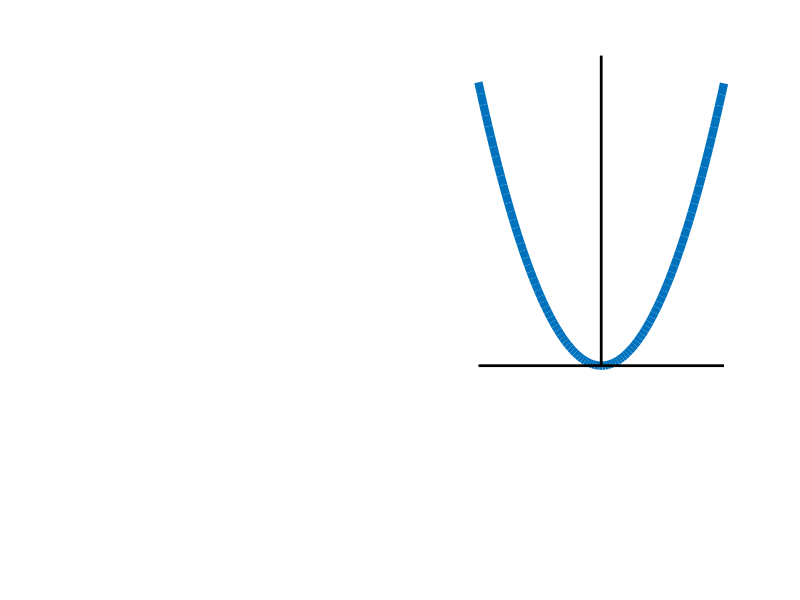

The MATLAB script that drew this image:
% Create a figure with 1080p resolution
figure('Position', [100, 100, 1300, 1080]);

% Define the coefficients
alpha1 = 138.2;
alpha11 = -1.625e+04;
alpha12 = -6.021e+06;
alpha111 = -1.431e+04;
alpha112 = 5.971e+06;
epsilon = 1e7;
Q11=0.0228;
C11=2.88e11;
C11=2.88e11;
C12=1.15e11;

% Scaling
ab=1e7;
alpha1=alpha1/ab;
alpha11=alpha11/ab;
alpha111=alpha111/ab;
alpha12=alpha12/ab;
alpha112=alpha112/ab;

C11=C11/ab;
C12=C12/ab;

K = (C11+2*C12)/3;

% Define values of T and P
T_values = [300];
P_values = [0.2];

% Define the range of epsilon values
epsilon_values = linspace(-100e7, 100e7, 100);
E_values = zeros(length(epsilon_values), length(P_values));

% Calculate E for each combination of P and epsilon
for i = 1:length(P_values)
    P = P_values(i);
    for j = 1:length(epsilon_values)
        epsilon = epsilon_values(j);
        T = T_values(1); % Assuming a single value for T from T_values
        a = 2*alpha1*(T-676)*P + 4*alpha11 * P.^3 + 6*alpha111 * P.^5 + 2*alpha12*P + 4*alpha112*P^3 + 2*Q11*epsilon^2*P - K*epsilon-2*Q11*epsilon*P^2;
        b = 0;
        c = 0; % Placeholder value for c
        E_values(j, i) = a + b + c;
    end
end

% Plot the results
hold on;
for i = 1:length(P_values)
    plot(epsilon_values, E_values(:, i), 'LineWidth', 6);
end
hold off;

% Add labels and title
set(gca, 'FontSize', 80);
xlabel('\epsilon', 'FontSize', 80);
ylabel('E (V/m)', 'FontSize', 80);
%title('E(P, \epsilon) = \alpha_0 + 2\alpha_1 P + 3\beta P^2 + 4\gamma P^3 + 1/2C_{11}\epsilon^2+2Q_{11}\epsilon^2P', 'FontSize', 40);
grid on;

% Add horizontal and vertical lines at zero
line([0 0], ylim, 'Color', 'k', 'LineWidth', 2); % Vertical line
line(xlim, [0 0], 'Color', 'k', 'LineWidth', 2); % Horizontal line

% Remove x and y labels and data axis
axis off;

% Save the figure as a tight-fit PDF file with high resolution
pdfFileName = 'P-Epsilon.pdf';
exportgraphics(gcf, pdfFileName, 'ContentType', 'vector', 'Resolution', 1080);
disp(['Tight-fit PDF saved as "', pdfFileName, '" in the current location.']);
